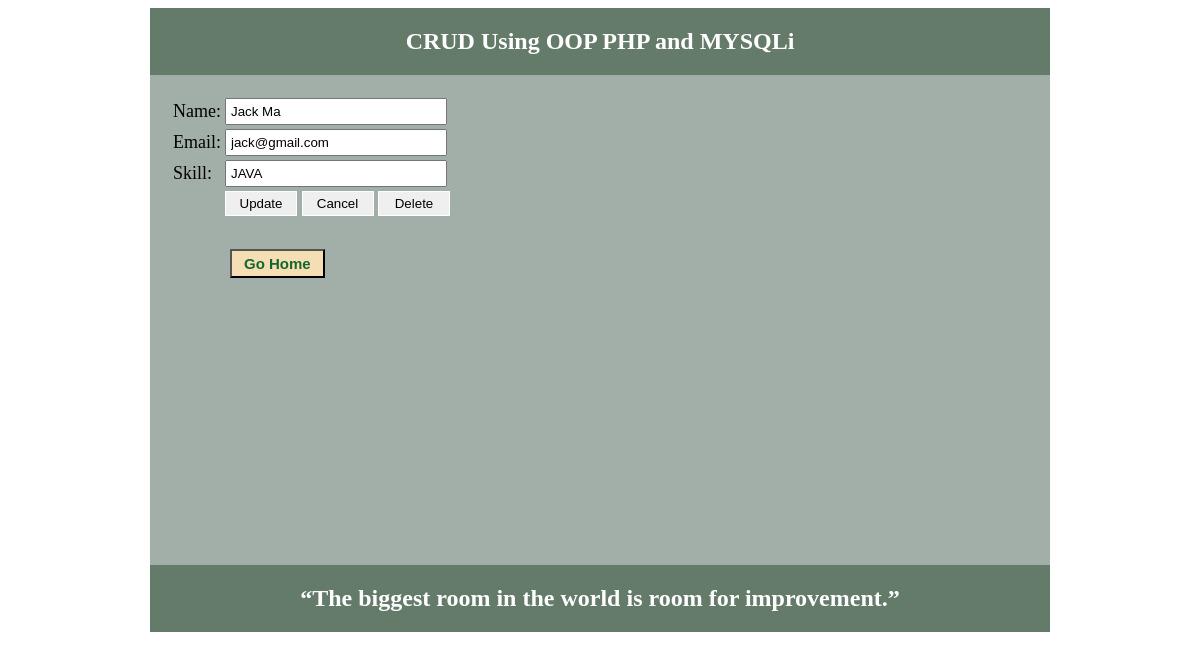
The page /update.php?id=3 on the database its author committed.
### tables this page shows
CREATE TABLE `tbl_user` (
  `id` int(11) NOT NULL,
  `name` varchar(50) NOT NULL,
  `email` varchar(255) NOT NULL,
  `skill` varchar(50) NOT NULL
);

### lib/Database.php (called while the page is built, shortened)
<?php
	class Database{
		public $host   = DB_HOST;
		public $user   = DB_USER;
		public $pass   = DB_PASS;
		public $dbname = DB_NAME;
		public $link;
		private function connectDB(){
			$this->link = new mysqli($this->host,$this->user,$this->pass,$this->dbname);
		}
		public function select($rcv_query){
			$result = $this->link->query($rcv_query) or die($this->link->error.__LINE__);
			if ($result->num_rows > 0) {
				return $result;
			} else {
				return false;
			}
		}
	}
?>

### update.php (the view, shortened to what this page needs)
<?php
include 'inc/header.php';
include 'lib/Database.php';
?>
<?php
	$id = $_GET['id'];
	$db = new Database();
	$read_query = "SELECT * FROM tbl_user WHERE id=$id";
	$get_data = $db->select($read_query)->fetch_assoc();
?>
<form action="update.php?id= <?php echo $id ; ?>" method="post">
	<table>
		<tr>
			<td>Name:</td>
			<td><input type="text" name="name" value="<?php echo $get_data['name'];?>"></input></td>
		</tr>
		<tr>
			<td>Email:</td>
			<td><input type="text" name="email" value="<?php echo $get_data['email'];?>"></input></td>
		</tr>
		<tr>
			<td>Skill:</td>
			<td><input type="text" name="skill" value="<?php echo $get_data['skill'];?>"></input></td>
		</tr>
		<tr>
			<td></td>
			<td>
				<input type="submit" name="submit" value="Update"></input>
				<input type="reset" value="Cancel"></input>
				<input type="submit" name="delete" value="Delete"></input>
			</td>
		</tr>
	</table>
</form>
<button class="btn"><a href="index.php">Go Home</a></button>
<?php include 'inc/footer.php';?>

### inc/style.css (style rules this page uses)
body { font-family: Georgia; }
input[type='text'] { padding: 4px; width: 210px; }
input[type='submit'],input[type='reset'] { width: 72px; padding: 4px; border: 1px solid #ffffff; }
.btn { margin-top: 30px; margin-left: 60px; padding: 4px 12px; background: #f5deb3; }
.btn a { text-decoration: none; color: #15672f; font-size: 15px; font-weight: bold; }

### rows shown on the page
tbl_user: name "Jack Ma", email "jack@gmail.com", skill "JAVA"
